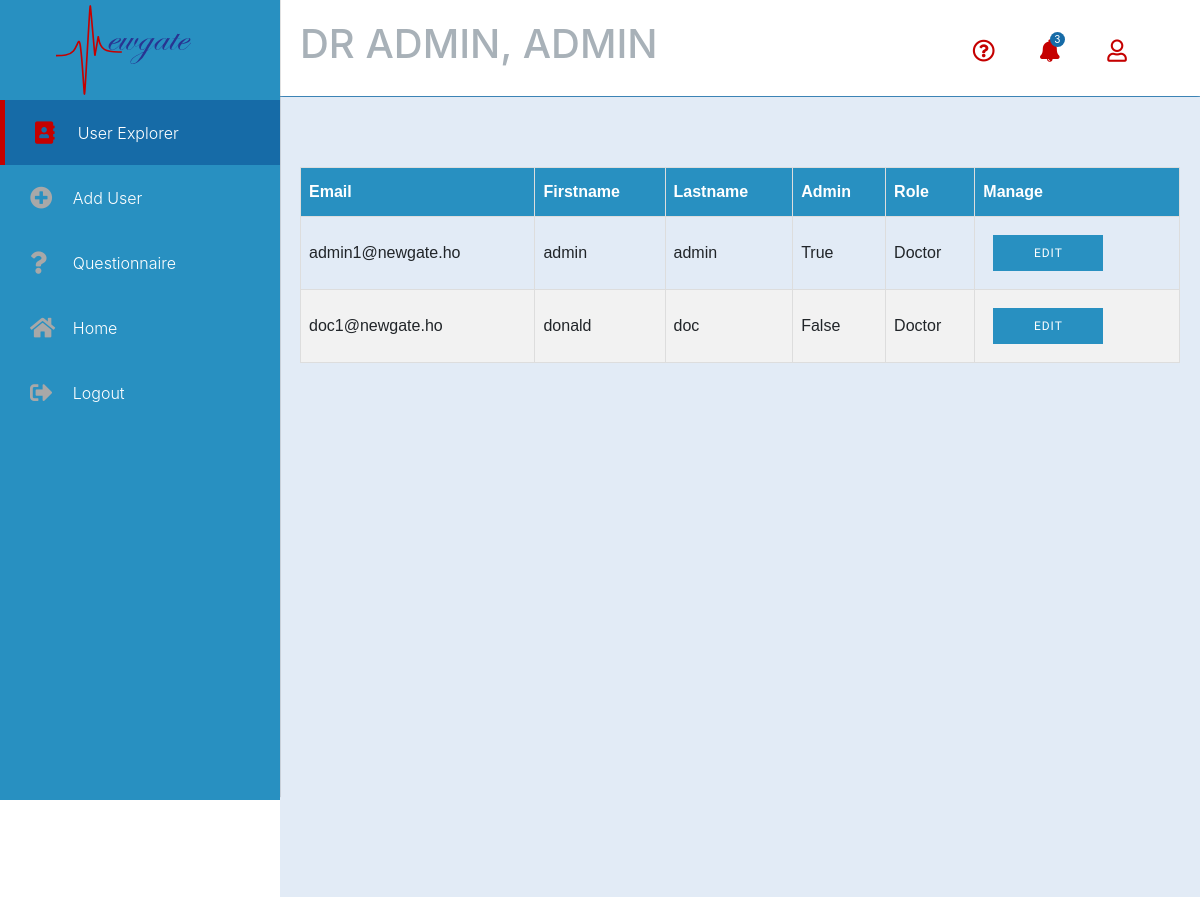
Page /admin/viewusers.php (signed in) on the committed database.
### tables this page shows
CREATE TABLE `tbl_users` (
  `ID` int(11) NOT NULL,
  `email` varchar(255) NOT NULL,
  `firstname` varchar(255) NOT NULL,
  `lastname` varchar(255) NOT NULL,
  `password` varchar(255) NOT NULL
);

### functions/functions.php (called while the page is built, shortened)
<?php
    function getCurrentUserOrDie(){
        if(!isset($_SESSION['user'])){
            doUnauthorized();
        }else{
            return $_SESSION['user'];
        }
    }
?>

### classes/user.php (called while the page is built, shortened)
<?php
class User {
    public $id, $email, $firstname, $lastname, $role;
    function __construct($id, $email, $firstname, $lastname, $role){
        $this->id = $id;
        $this->email = $email;
        $this->firstname = $firstname;
        $this->lastname = $lastname;
        $this->role = $role;
    }
    static function getAllUsers($conn){
        $users = array();
        $stmt = $conn->query("SELECT * FROM tbl_users");
        $results = $stmt->fetchall(PDO::FETCH_ASSOC);
        foreach($results as $result){
            $id = $result["ID"];
            $stmt = $conn->query("SELECT role FROM tbl_roles WHERE userID = $id");
            $result2 = $stmt->fetchall(PDO::FETCH_ASSOC);
            $rolearray = array();
            foreach ($result2 as $row) {
                array_push($rolearray,$row["role"]);
            }
            $user = new User($id, $result["email"], $result["firstname"], $result["lastname"], $rolearray);
            array_push($users, $user);
        }
        return $users;
    }
    function isAdmin(){
        return in_array('ADMIN', $this->role);
    }
    function isDoctor(){
        return in_array('DOCTOR', $this->role);
    }
}

### admin/viewusers.php (the view, shortened to what this page needs)
<?php
require_once("../functions/conn.php");
require_once("../functions/functions.php");
require_once("../classes/user.php");
$current_user = getCurrentUserOrDie();
$conn = connect();
$users = User::getAllUsers($conn);
?>
<!DOCTYPE html>
<html lang="en">
<head>
    <link rel="stylesheet" type="text/css" media="screen" href="../assets/css/main.css"/>
    <link rel="stylesheet" type="text/css" media="screen" href="../assets/css/style.css"/>
    <link rel="stylesheet" href="https://use.fontawesome.com/releases/v5.0.13/css/all.css"
>
    <link rel="stylesheet" href="../assets/css/bootstrap.min.css">
    <link rel="stylesheet" href="../assets/web-fonts-with-css/css/fontawesome-all.css">
</head>
<body>
<section id="sideMenu">
    <img class="logo" src="../assets/images/newgate.svg" alt="logo here">
    <nav>
        <a href="#" class="active dash_btn"><i class="fas fa-address-book"></i>User Explorer</a>
        <a href="addusers.php" class="dash_btn"><i class="fas fa-plus-circle"></i>Add User</a>
        <a href="viewquestionnaires.php" class="dash_btn"><i class="fas fa-question"></i>Questionnaire</a>
        <a href="../pages/dashboard.php" class="dash_btn"><i class="fas fa-home"></i>Home</a>
        <a href="../logout.php" class="dash_btn"><i class="fas fa-sign-out-alt"></i>Logout</a>
    </nav>
</section>
<header>
    <div class="name-field">
        <H1><?php
        $name = ($current_user->isDoctor())?"DR ":"";
        $name .= strtoupper($current_user->firstname).", ";
        $name .= strtoupper($current_user->lastname);
        echo $name;
        ?></H1>
    </div>
    <div class="user-field">
        <a href="#"><i class="b far fa-question-circle"></i></a>
        <a href="#" class="notification"><i class="b fas fa-bell"></i><span class="circle">3</span></a>
        <a href="#">
            <i class="b far fa-user"></i>
        </a>
    </div>
</header>
<section class="main-container">
    <div class = "stuff">
        <table class="genTab">
            <thead>
            <tr>
                <th>Email</th>
                <th>Firstname</th>
                <th>Lastname</th>
                <th>Admin</th>
                <th>Role</th>
                <th>Manage</th>
            </tr>
            </thead>
            <tbody>
            <?php foreach ($users as $user) {
                $admin = ($user->isAdmin())?"True":"False";
                $role = ($user->isDoctor())?"Doctor":"Support";
                echo <<<_END
            <tr>
                <td> $user->email</td>
                <td> $user->firstname</td>
                <td> $user->lastname</td>
                <td> $admin </td>
                <td> $role </td>
                <td> <a href="../admin/editusers.php?id=$user->id"><button class="bodbut">Edit </button></a></td>
            </tr>
_END;
            }
            ?>
            </tbody>
        </table>
    </div>
</section>
</body>
</html>

### assets/css/main.css (style rules this page uses)
::placeholder { color: #4975e9; }
.bodbut { color: #ffffff; margin: 10px; font-size: 12px; border: 0 none; letter-spacing: 1px; text-transform: uppercase; background-color: #2890C1; font-family: roboto, sans-serif; border-radius: 0; width: 110px; height: 36px; transition: all 0.3s ease-in-out; }
.stuff { margin: 20px; }
.genTab { font-family: "Trebuchet MS", Arial, Helvetica, sans-serif; border-collapse: collapse; width: 100%; margin-top: 30px; }
.genTab td, .genTab th { border: 1px solid #ddd; padding: 8px; }
.genTab tr:nth-child(even) { background-color: #f2f2f2; }
.genTab th { padding-top: 12px; padding-bottom: 12px; text-align: left; background-color: #2890C1; color: white; }
td a { display: block; }

### assets/css/style.css (style rules this page uses)
* { box-sizing: border-box; }
body { font-family: 'roboto', sans-serif; margin: 0; background: #E2EBF6; height: 100vh; }
header { background: white; margin-left: 280px; padding: 20px; box-shadow: 0 1px 5px 2px rgb(22, 107, 167); }
header .name-field { display: inline-block; width: 50%; color: #A8B1B8; }
header .search-field .fas, .far { transition: all 0.3s ease-in-out; }
header .search-field:hover .fas, .far { color: #C50000; }
header .user-field { display: inline-block; float: right; padding: 10px; }
header .user-field a { display: inline-block; padding-right: 20px; text-decoration: none; }
.notification { position: relative; font-size: 20px; padding-top: 5px; }
.notification .circle { background: #166BA7; width: 15px; height: 15px; border-radius: 50%; display: inline-block; font-size: 10px; color: white; text-align: center; position: absolute; top: 2px; left: 10px; }
.logo { height: 100px; width: 135px; margin-left: 20%; }
#sideMenu { background: #2890C1; width: 280px; height: 100vh; box-shadow: 0 -3px 1px rgb(77, 77, 77); position: absolute; bottom: 0; top: 0; z-index: 4; }
#sideMenu nav a { display: block; color: #FFFFFF; text-decoration: none; padding: 20px 30px; font-weight: 300; transition: all 0.3s ease-in-out; }
.dash_btn { transition: all 0.3s ease-in-out; }
.dash_btn:hover .fas, .far { color: #C50000; }
.active { background: #166BA7; border-left: 5px solid #C50000; padding: 15px 30px 15px 25px; }
.active .fas, .far { color: #C50000; }
.fas, .far { color: #A8A8A8; font-size: 1.4rem; margin-right: 0.8rem; display: inline-block; width: 30px; position: relative; top: 2px; }
.b { color: #C50000; }
.main-container { margin-left: 280px; margin-top: 1px; padding-top: 40px; background: #E2EBF6; height: 100%; }

### rows in the picture
tbl_users: name "DR ADMIN, ADMIN", email "admin1@newgate.ho", firstname "admin", lastname "admin", admin "True", role "Doctor"
tbl_users: email "doc1@newgate.ho", firstname "donald", lastname "doc", admin "False", role "Doctor"
